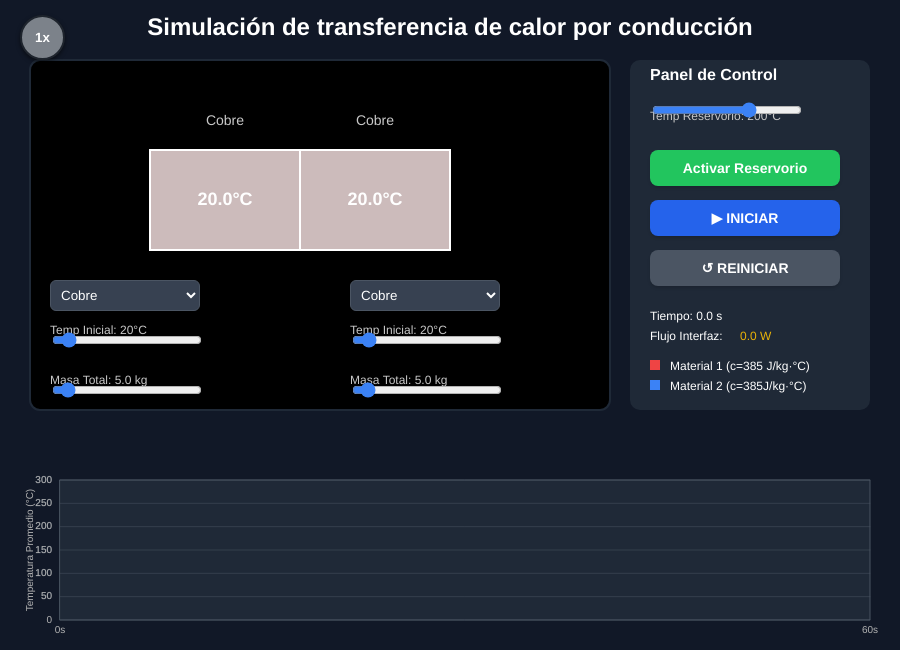
Frame 1 (no input)
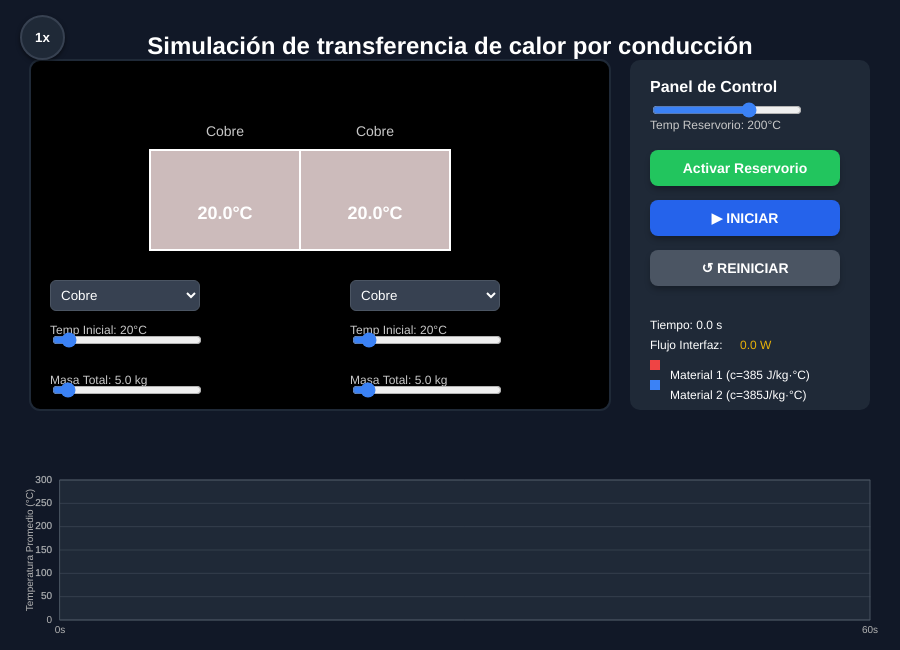
Frame 60 (no input)
Frame 120 (the mouse pressed at the canvas centre since frame 60): identical to frame 60, image omitted

The p5.js sketch that drew these frames (run headless with seeded random() and noise() and a simulated clock; from frame 60 on, the mouse is pressed at the canvas centre):

// p5.js sketch
// ── sketch.js
/*************************************************************
 ******** Simulación de transferencia de calor por conducción **********************
 *************************************************************
 ** Autor: Pablo Sanchez                                                            **
 ** David García                                                             **
 ** Victor Palacios                                                          **
 ** Institución: Universidad de Antioquia                        **
 ** Curso: Laboratorio avanzado 3  2025-1                        **
 *************************************************************/

// Configuración de colores (Tema oscuro)
const tema = {
  fondo: [17, 24, 39],
  panel: [31, 41, 55],
  texto: [255, 255, 255],
  rojo: [239, 68, 68],
  azul: [59, 130, 246],
  amarillo: [234, 179, 8],
  verde: [34, 197, 94],
  grid: [75, 85, 99]
};

// Config del mallado
const NUM_CELDAS = 10; // Divisiones por barra

// Variables globales del sistema
let temp1 = [];
let temp2 = [];
let avgTemp1 = 20;
let avgTemp2 = 20;

let mass1 = 1;
let mass2 = 1;

let reservoirTemp = 200;
let isReservoirActive = false;
let time = 0;
let historyData = [];
let heatFlow = 0;
let simulando = false;
let velocidadSimulacion = 1;
const velocidades = [1, 1.5, 2, 3];
let indiceVelocidad = 0;

// Físicas
const A = 0.01;
const d = 0.1;
const dx = 0.1 / NUM_CELDAS;
const dt = 0.05;

// Elementos del DOM (UI)
let selMat1, selMat2;
let inputC1, inputC2;
let sliderResTemp, sliderT1, sliderT2;
let sliderM1, sliderM2;
let btnReservorio, btnReset, btnStart, btnVelocidad;

const materiales = {
  "Acero":    { c: 450, k: 50 },
  "Cobre":    { c: 385, k: 400 },
  "Aluminio": { c: 900, k: 237 },
  "Laton":    { c: 380, k: 110 },
  "Titanio":  { c: 520, k: 22 },
  "Niquel":   { c: 440, k: 91 },
  "Plata":    { c: 235, k: 430 },
  "Vidrio":   { c: 800, k: 1.1 },
  "Personalizado": { c: 800, k: 100 }
};

let mat1Actual = "Cobre";
let mat2Actual = "Cobre";

function setup() {
  createCanvas(900, 650);
  textFont("Arial");

  resetTemperatures(20, 20);

  // -- Material 1 --
  selMat1 = createSelect().position(50, 280).class("mi-input");
  llenarMateriales(selMat1);
  selMat1.selected(mat1Actual);
  selMat1.changed(() => { mat1Actual = selMat1.value(); gestionarInputPersonalizado(1); });

  inputC1 = createInput('800').position(210, 280).class("mi-input-num").hide();
  inputC1.attribute('type', 'number').attribute('placeholder', 'Valor c');

  sliderT1 = createSlider(0, 300, 20).position(50, 330).class("mi-slider");
  sliderM1 = createSlider(2, 50, 5, 0.5).position(50, 380).class("mi-slider");

  // -- Material 2 --
  selMat2 = createSelect().position(350, 280).class("mi-input");
  llenarMateriales(selMat2);
  selMat2.selected(mat2Actual);
  selMat2.changed(() => { mat2Actual = selMat2.value(); gestionarInputPersonalizado(2); });

  inputC2 = createInput('800').position(510, 280).class("mi-input-num").hide();
  inputC2.attribute('type', 'number').attribute('placeholder', 'Valor c');

  sliderT2 = createSlider(0, 300, 20).position(350, 330).class("mi-slider");
  sliderM2 = createSlider(2, 50, 5, 0.5).position(350, 380).class("mi-slider");

  // -- Botones y controles --
  sliderResTemp = createSlider(0, 300, 200).position(650, 100).class("mi-slider");

  // Botones principales (Ajusté posiciones ligeramente para alinearlos)
  btnReservorio = createButton("Activar Reservorio").position(650, 150).class("mi-btn btn-verde");
  btnReservorio.mousePressed(() => isReservoirActive = !isReservoirActive);

  btnStart = createButton("▶ INICIAR").position(650, 200).class("mi-btn btn-azul");
  btnStart.mousePressed(() => simulando = !simulando);

  btnReset = createButton("↺ REINICIAR").position(650, 250).class("mi-btn btn-gris");
  btnReset.mousePressed(resetSimulation);

  // Botón de velocidad (Estilo Circular)
  btnVelocidad = createButton("1x").position(20, 15).class("mi-btn-velocidad");
  btnVelocidad.mousePressed(cambiarVelocidad);

  estilizarDOM();
}

function resetTemperatures(t1, t2) {
  temp1 = [];
  temp2 = [];
  for(let i=0; i<NUM_CELDAS; i++) temp1.push(t1);
  for(let i=0; i<NUM_CELDAS; i++) temp2.push(t2);
}

function draw() {
  background(tema.fondo);

  reservoirTemp = sliderResTemp.value();
  mass1 = sliderM1.value();
  mass2 = sliderM2.value();

  // Bloqueo de inputs
  toggleInputState(simulando);

  if (simulando) {
    calcularFisica();
    avgTemp1 = temp1.reduce((a,b)=>a+b)/NUM_CELDAS;
    avgTemp2 = temp2.reduce((a,b)=>a+b)/NUM_CELDAS;
  } else {
    if(mouseIsPressed && (mouseY > 300 && mouseY < 360)) {
       resetTemperatures(sliderT1.value(), sliderT2.value());
    }
    avgTemp1 = sliderT1.value();
    avgTemp2 = sliderT2.value();
  }

  // Render UI
  fill(tema.texto); textAlign(CENTER); textSize(24); textStyle(BOLD);
  text("Simulación de transferencia de calor por conducción", width / 2, 35);

  fill(0); stroke(tema.panel); strokeWeight(2);
  rect(30, 60, 580, 350, 10);

  // Dibujar las barras
  dibujarBarraMallada(150, 150, temp1, mass1, "Material 1", mat1Actual);
  dibujarBarraMallada(300, 150, temp2, mass2, "Material 2", mat2Actual);

  dibujarReservorio();
  dibujarFlechasFlujo();

  dibujarPanelControles(630, 60);
  dibujarGrafica(60, 480, 810, 140);

  dibujarEtiquetasSliders();

  // Actualización de texto y colores de botones dinámicos
  btnStart.html(simulando ? "⏸ PAUSAR" : "▶ INICIAR");

  // Cambiamos el color directamente en style para el estado activo/inactivo del reservorio
  btnReservorio.html(isReservoirActive ? "Apagar Reservorio" : "Activar Reservorio");
  // Nota: Usamos los códigos de color de Tailwind para consistencia
  btnReservorio.style("background-color", isReservoirActive ? "#ef4444" : "#22c55e");
  // Efecto visual cuando cambia a rojo (hover rojo oscuro)
  if(isReservoirActive) {
      btnReservorio.mouseOver(() => btnReservorio.style("background-color", "#b91c1c"));
      btnReservorio.mouseOut(() => btnReservorio.style("background-color", "#ef4444"));
  } else {
      btnReservorio.mouseOver(() => btnReservorio.style("background-color", "#16a34a"));
      btnReservorio.mouseOut(() => btnReservorio.style("background-color", "#22c55e"));
  }
}

function dibujarEtiquetasSliders() {
    noStroke(); fill(200); textSize(12); textAlign(LEFT);
    text(`Temp Inicial: ${sliderT1.value()}°C`, 50, 325);
    text(`Masa Total: ${mass1.toFixed(1)} kg`, 50, 375);
    text(`Temp Inicial: ${sliderT2.value()}°C`, 350, 325);
    text(`Masa Total: ${mass2.toFixed(1)} kg`, 350, 375);
}

function gestionarInputPersonalizado(num) {
  if (num === 1) mat1Actual === "Personalizado" ? inputC1.show() : inputC1.hide();
  else mat2Actual === "Personalizado" ? inputC2.show() : inputC2.hide();
}

function toggleInputState(isSimulating) {
  if (isSimulating) {
    sliderT1.attribute('disabled', '');
    sliderT2.attribute('disabled', '');
    sliderM1.attribute('disabled', '');
    sliderM2.attribute('disabled', '');
    selMat1.attribute('disabled', '');
    selMat2.attribute('disabled', '');
    inputC1.attribute('disabled', '');
    inputC2.attribute('disabled', '');
  } else {
    sliderT1.removeAttribute('disabled');
    sliderT2.removeAttribute('disabled');
    sliderM1.removeAttribute('disabled');
    sliderM2.removeAttribute('disabled');
    selMat1.removeAttribute('disabled');
    selMat2.removeAttribute('disabled');
    inputC1.removeAttribute('disabled');
    inputC2.removeAttribute('disabled');
  }
}

function cambiarVelocidad() {
  indiceVelocidad = (indiceVelocidad + 1) % velocidades.length;
  velocidadSimulacion = velocidades[indiceVelocidad];
  btnVelocidad.html(velocidadSimulacion + "x");
}

function calcularFisica() {
  let iteraciones = velocidadSimulacion === 1 ? 1 : velocidadSimulacion === 1.5 ? 2 : velocidadSimulacion === 2 ? 3 : 5;
  for (let i = 0; i < iteraciones; i++) calcularFisicaStep();
}

function calcularFisicaStep() {
  let c1 = mat1Actual === "Personalizado" ? (parseFloat(inputC1.value()) || 800) : materiales[mat1Actual].c;
  let c2 = mat2Actual === "Personalizado" ? (parseFloat(inputC2.value()) || 800) : materiales[mat2Actual].c;

  let k1 = materiales[mat1Actual].k;
  let k2 = materiales[mat2Actual].k;
  let k_interface = (k1 + k2) / 2;

  let m_cell1 = mass1 / NUM_CELDAS;
  let m_cell2 = mass2 / NUM_CELDAS;

  let nextTemp1 = [...temp1];
  let nextTemp2 = [...temp2];

  // --- Calculos Barra 1 ---
  for (let i = 0; i < NUM_CELDAS; i++) {
    let Q_in = 0;
    let Q_out = 0;

    if (i === 0) {
      if (isReservoirActive) {
         Q_in = k1 * A * (reservoirTemp - temp1[i]) / d;
      }
    } else {
      Q_in = k1 * A * (temp1[i-1] - temp1[i]) / dx;
    }

    if (i === NUM_CELDAS - 1) {
      Q_out = k_interface * A * (temp1[i] - temp2[0]) / d;
      heatFlow = Q_out;
    } else {
      Q_out = k1 * A * (temp1[i] - temp1[i+1]) / dx;
    }

    let dT = ((Q_in - Q_out) * dt) / (m_cell1 * c1);
    nextTemp1[i] += dT;
  }

  // --- Calculos Barra 2 ---
  for (let i = 0; i < NUM_CELDAS; i++) {
    let Q_in = 0;
    let Q_out = 0;

    if (i === 0) {
      Q_in = k_interface * A * (temp1[NUM_CELDAS-1] - temp2[i]) / d;
    } else {
      Q_in = k2 * A * (temp2[i-1] - temp2[i]) / dx;
    }

    if (i === NUM_CELDAS - 1) {
      Q_out = 0;
    } else {
      Q_out = k2 * A * (temp2[i] - temp2[i+1]) / dx;
    }

    let dT = ((Q_in - Q_out) * dt) / (m_cell2 * c2);
    nextTemp2[i] += dT;
  }

  for(let i=0; i<NUM_CELDAS; i++) temp1[i] = clamp(nextTemp1[i], 0, 500);
  for(let i=0; i<NUM_CELDAS; i++) temp2[i] = clamp(nextTemp2[i], 0, 500);

  time += dt;

  if (frameCount % 5 === 0) {
    historyData.push({ t: time, val1: avgTemp1, val2: avgTemp2 });
  }
}

function dibujarBarraMallada(xStart, y, temps, mass, nombre, matNombre) {
  let totalWidth = 150;
  let cellWidth = totalWidth / NUM_CELDAS;
  let fixedHeight = 100;

  noStroke();

  for (let i = 0; i < NUM_CELDAS; i++) {
    let t = temps[i];
    let ratio = constrain(t / 300, 0, 1);
    let gray = 200 * (1 - ratio);
    let redVal = 200 + 55 * ratio;

    fill(redVal, gray, gray);
    rect(xStart + (i * cellWidth), y, cellWidth + 1, fixedHeight);
  }

  noFill(); stroke(255); strokeWeight(2);
  rect(xStart, y, totalWidth, fixedHeight);

  let avg = temps.reduce((a,b)=>a+b)/NUM_CELDAS;

  noStroke(); fill(255); textSize(18); textStyle(BOLD); textAlign(CENTER);
  text(avg.toFixed(1) + "°C", xStart + 75, y + 55);

  textSize(14); textStyle(NORMAL); fill(200);
  text(matNombre, xStart + 75, y - 25);

  if(temps[0] !== temps[NUM_CELDAS-1]) {
      fill(tema.amarillo); textSize(10);
  }
}

function dibujarGrafica(x, y, w, h) {
  fill(tema.panel); stroke(tema.grid); strokeWeight(1);
  rect(x, y, w, h);

  let ultimoTiempo = historyData.length > 0 ? historyData[historyData.length - 1].t : 0;
  let maxTiempoEjeX = max(60, ultimoTiempo);

  noStroke(); fill(180); textSize(10); textAlign(RIGHT, CENTER);
  for (let val = 0; val <= 300; val += 50) {
    let yPos = map(val, 0, 300, y + h, y);
    text(val, x - 8, yPos);
    stroke(tema.grid); strokeWeight(0.5);
    line(x, yPos, x + w, yPos);
  }

  push(); noStroke(); fill(180);
  translate(x - 30, y + h / 2); rotate(-HALF_PI); textAlign(CENTER);
  text("Temperatura Promedio (°C)", 0, 0);
  pop();

  noStroke(); fill(180); textAlign(CENTER, TOP);
  text("0s", x, y + h + 5);
  text(maxTiempoEjeX.toFixed(0) + "s", x + w, y + h + 5);

  if (historyData.length < 2) return;

  noFill(); strokeWeight(2);
  stroke(tema.rojo); beginShape();
  for (let p of historyData) vertex(map(p.t, 0, maxTiempoEjeX, x, x + w), map(p.val1, 0, 300, y + h, y));
  endShape();

  stroke(tema.azul); beginShape();
  for (let p of historyData) vertex(map(p.t, 0, maxTiempoEjeX, x, x + w), map(p.val2, 0, 300, y + h, y));
  endShape();
}

function dibujarPanelControles(x, y) {
  fill(tema.panel); noStroke();
  // Panel de fondo para controles
  rect(x, y, 240, 350, 10);

  fill(tema.texto); textAlign(LEFT); textSize(16); textStyle(BOLD);
  text("Panel de Control", x + 20, y + 20);

  textSize(12); textStyle(NORMAL); fill(200);
  text(`Temp Reservorio: ${reservoirTemp}°C`, x + 20, y + 60);

  fill(tema.texto);
  text(`Tiempo: ${time.toFixed(1)} s`, x + 20, y + 260);
  text("Flujo Interfaz: ", x + 20, y + 280);
  fill(tema.amarillo);
  text(`${abs(heatFlow).toFixed(1)} W`, x + 110, y + 280);

  let c1 = mat1Actual === "Personalizado" ? (parseFloat(inputC1.value()) || 800) : materiales[mat1Actual].c;
  let c2 = mat2Actual === "Personalizado" ? (parseFloat(inputC2.value()) || 800) : materiales[mat2Actual].c;

  fill(tema.rojo); rect(x + 20, y + 300, 10, 10); fill(tema.texto);
  text(`Material 1 (c=${c1} J/kg·°C)`, x + 40, y + 310);
  fill(tema.azul); rect(x + 20, y + 320, 10, 10); fill(tema.texto);
  text(`Material 2 (c=${c2}J/kg·°C)`, x + 40, y + 330);
}

function dibujarReservorio() {
  if (!isReservoirActive) return;
  fill(255, 107, 0); stroke(255);
  rect(100, 170, 50, 60);
  fill(255); noStroke(); textSize(12);
  text(reservoirTemp + "°C", 115, 250);
}

function dibujarFlechasFlujo() {
  if (isReservoirActive && reservoirTemp > temp1[0]) {
    let thickness = min(abs(reservoirTemp - temp1[0]) / 50, 5) + 1;
    dibujarFlecha(130, 200, 155, 200, thickness, color(255, 255, 0));
  }

  if (abs(heatFlow) > 1) {
    let thickness = min(abs(heatFlow) / 500, 5) + 1;
    if (heatFlow > 0) dibujarFlecha(260, 200, 340, 200, thickness, color(255, 255, 0));
    else dibujarFlecha(340, 200, 260, 200, thickness, color(255, 255, 0));

    fill(tema.amarillo); noStroke(); textSize(14);
    text(abs(heatFlow).toFixed(0) + " W", 300, 130);
  }
}

function dibujarFlecha(x1, y1, x2, y2, grosor, col) {
  stroke(col); strokeWeight(grosor);
  line(x1, y1, x2, y2);
  push(); translate(x2, y2);
  rotate(atan2(y2 - y1, x2 - x1));
  fill(col); noStroke();
  triangle(0, 0, -(5+grosor), -(2.5+grosor/2), -(5+grosor), (2.5+grosor/2));
  pop();
}

function resetSimulation() {
  simulando = false;
  time = 0;
  historyData = [];
  resetTemperatures(sliderT1.value(), sliderT2.value());
  isReservoirActive = false;
  heatFlow = 0;
}

function llenarMateriales(sel) { for (let m in materiales) sel.option(m); }

function estilizarDOM() {
  // Aquí usamos CSS moderno y específico para forzar el estilo de los botones
  let css = `
    /* ESTILOS DE INPUTS */
    .mi-input {
        background: #374151; color: white; border: 1px solid #4b5563;
        padding: 6px; width: 150px; border-radius: 6px; outline: none;
    }
    .mi-input-num {
        background: #1f2937; color: #38bdf8; border: 1px solid #3b82f6;
        padding: 5px; width: 80px; border-radius: 4px; outline: none;
    }
    .mi-slider {
        width: 150px; accent-color: #3b82f6; cursor: pointer;
    }

    /* ESTILO GENERAL DE BOTONES (Redondeados y Modernos) */
    .mi-btn {
        color: white;
        border: none;
        padding: 10px 0;
        border-radius: 8px; /* Bordes redondeados */
        font-family: Arial, sans-serif;
        font-weight: bold;
        cursor: pointer;
        width: 190px;
        font-size: 14px;
        transition: transform 0.1s, box-shadow 0.2s;
        box-shadow: 0 4px 6px -1px rgba(0, 0, 0, 0.3);
        text-align: center;
        display: inline-flex;
        justify-content: center;
        align-items: center;
    }

    .mi-btn:hover {
        transform: translateY(-2px); /* Efecto de elevación al pasar el mouse */
        box-shadow: 0 6px 8px -1px rgba(0, 0, 0, 0.5);
    }

    .mi-btn:active {
        transform: translateY(0);
        box-shadow: 0 2px 4px -1px rgba(0, 0, 0, 0.3);
    }

    /* Colores específicos */
    .btn-azul { background-color: #2563eb; }
    .btn-azul:hover { background-color: #1d4ed8; }

    .btn-verde { background-color: #22c55e; }
    .btn-verde:hover { background-color: #16a34a; }

    .btn-gris { background-color: #4b5563; }
    .btn-gris:hover { background-color: #374151; }

    /* ESTILO BOTÓN VELOCIDAD (Circular) */
    .mi-btn-velocidad {
        background: #1f2937;
        color: white;
        border: 2px solid #374151;
        width: 45px;
        height: 45px;
        border-radius: 50%; /* Completamente redondo */
        font-weight: bold;
        cursor: pointer;
        display: flex;
        align-items: center;
        justify-content: center;
        transition: background-color 0.2s, border-color 0.2s;
        box-shadow: 0 2px 4px rgba(0,0,0,0.5);
    }
    .mi-btn-velocidad:hover {
        background-color: #374151;
        border-color: #6b7280;
    }

    /* Estilos para estado disabled (Solo opacidad, sin cambiar layout) */
    .mi-slider[disabled], .mi-input[disabled], .mi-input-num[disabled] {
        opacity: 0.5; cursor: not-allowed;
    }
  `;
  createElement('style', css);
}

function clamp(val, lo, hi) { return min(max(val, lo), hi); }
